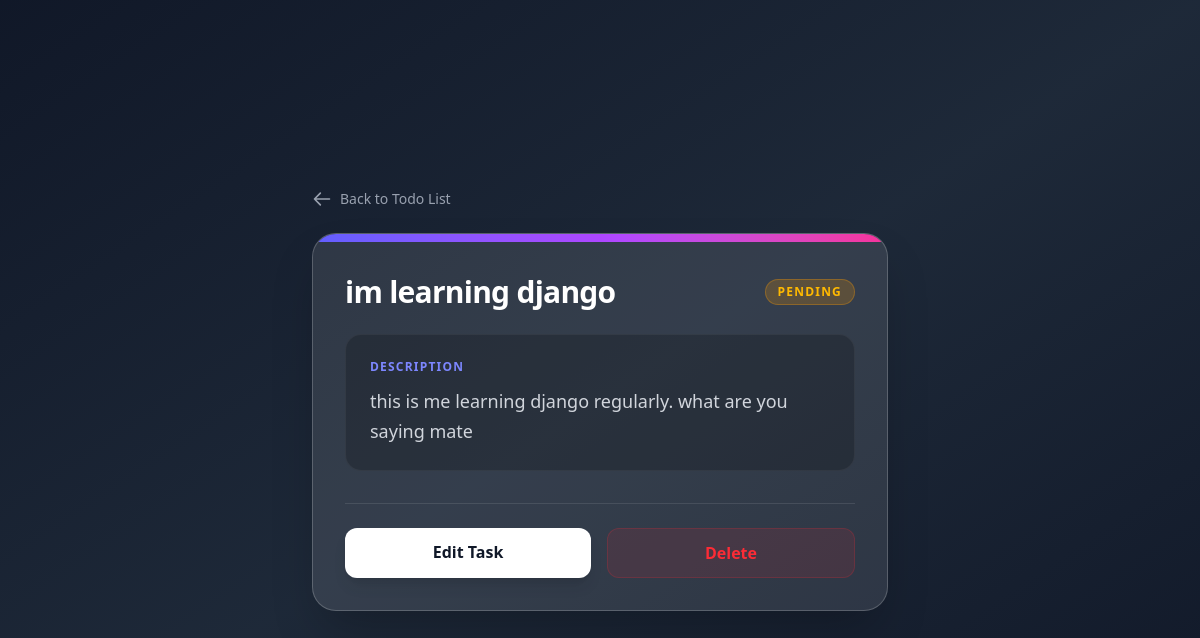
The page /task/11/ (signed in) on the database its author committed.
### core/models.py (models this page shows, shortened)
class Task(models.Model):
    user = models.ForeignKey(User,  on_delete=models.CASCADE)
    title = models.CharField(null=True, max_length=200)
    description = models.TextField(null=True, blank=True)
    complete = models.BooleanField(default=False)
    created = models.DateTimeField(auto_now_add=True)

### core/views.py (the view)
# urls.py: path('task/<int:pk>/', TaskDetail.as_view(), name='task-detail'),
@method_decorator(never_cache, name='dispatch')
class TaskDetail(LoginRequiredMixin, DetailView):
    model = Task
    context_object = 'task'
    def get_queryset(self):
        return Task.objects.filter(user=self.request.user)

### core/templates/core/task_detail.html (shortened to what this page needs)
{% extends 'base.html' %}
{% load static %}
{% block main %}
<div class="w-full max-w-xl mx-auto my-10 animate-fade-in">
    <a href="{% url 'tasks' %}" class="inline-flex items-center gap-2 text-gray-400 hover:text-white transition-colors mb-6 group">
        <svg xmlns="http://www.w3.org/2000/svg" class="h-5 w-5 transform group-hover:-translate-x-1 transition-transform" fill="none" viewBox="0 0 24 24" stroke="currentColor">
            <path stroke-linecap="round" stroke-linejoin="round" stroke-width="2" d="M10 19l-7-7m0 0l7-7m-7 7h18" />
        </svg>
        <span class="text-sm font-medium">Back to Todo List</span>
    </a>
    <div class="bg-white/10 backdrop-blur-xl rounded-3xl border border-white/20 shadow-2xl overflow-hidden">
        <div class="h-2 w-full bg-gradient-to-r from-indigo-500 via-purple-500 to-pink-500"></div>
        <div class="p-8">
            <div class="flex items-center justify-between mb-6">
                <h1 class="text-3xl font-extrabold text-white tracking-tight">
                    {{ task.title }}
                </h1>
                {% if task.complete %}
                    <span class="px-3 py-1 bg-emerald-500/20 text-emerald-400 border border-emerald-500/30 rounded-full text-xs font-bold uppercase tracking-widest">
                        Completed
                    </span>
                {% else %}
                    <span class="px-3 py-1 bg-amber-500/20 text-amber-400 border border-amber-500/30 rounded-full text-xs font-bold uppercase tracking-widest">
                        Pending
                    </span>
                {% endif %}
            </div>
            <div class="bg-black/20 rounded-2xl p-6 border border-white/5">
                <h3 class="text-indigo-400 text-xs font-bold uppercase tracking-widest mb-3">Description</h3>
                <p class="text-gray-300 leading-relaxed text-lg">
                    {% if task.description %}
                        {{ task.description }}
                    {% else %}
                        <span class="italic text-gray-500 text-base font-normal">No description provided for this task.</span>
                    {% endif %}
                </p>
            </div>
            <div class="mt-8 pt-6 border-t border-white/10 flex gap-4">
                <a href="{% url 'task-update' task.id %}" class="flex-1 text-center bg-white hover:bg-gray-200 text-gray-900 font-bold py-3 rounded-xl transition shadow-lg transition-transform active:scale-95">
                    Edit Task
                </a>
                <a href="{% url 'task-delete' task.id %}" class="flex-1 text-center bg-red-500/10 hover:bg-red-500/20 text-red-500 border border-red-500/20 font-bold py-3 rounded-xl transition active:scale-95">
                    Delete
                </a>
            </div>
        </div>
    </div>
</div>
{% endblock %}

### core/templates/core/task_detail.html (style rules this page uses)
.animate-fade-in { animation: fade-in 0.4s ease-out forwards; }

### rows shown on the page
Task: title "im learning django", description "this is me learning django regularly. what are you saying mate"
